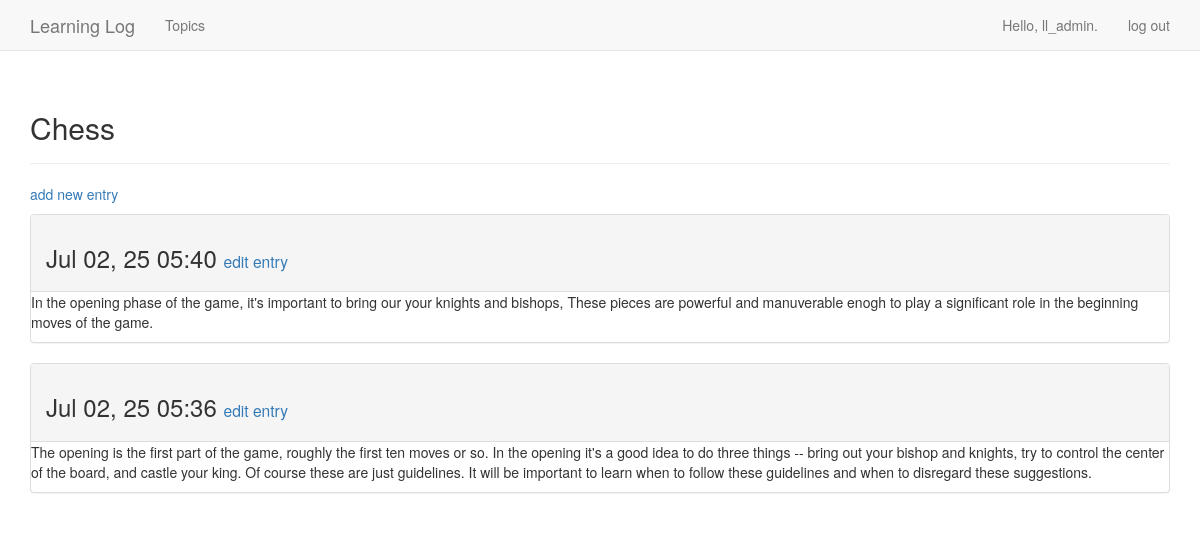
The page /topics/1/ (signed in) on the database its author committed.
### learning_logs/models.py (models this page shows, shortened)
class Topic(models.Model):
    text = models.CharField(max_length=200)
    date_added = models.DateTimeField(auto_now_add=True)
    owner = models.ForeignKey(User, on_delete=models.CASCADE)
    def __str__(self):
        return self.text

class Entry(models.Model):
    topic = models.ForeignKey(Topic, on_delete=models.CASCADE)
    text = models.TextField()
    date_added  = models.DateTimeField(auto_now_add=True)
    class Meta:
        verbose_name_plural = 'entries'

### learning_logs/views.py (the view)
# urls.py: path('topics/<int:topic_id>/', views.topic, name='topic'),
@login_required
def topic(request, topic_id):
    topic = Topic.objects.get(id=topic_id)
    if topic.owner != request.user:
        raise Http404
    entries = topic.entry_set.order_by('-date_added')
    context = {'topic':topic, 'entries':entries}
    return render(request, 'learning_logs/topic.html', context)

### learning_logs/templates/learning_logs/topic.html
{% extends 'learning_logs/base.html' %}
{% block header %}
    <h2>{{ topic }}</h2>
{% endblock header %}
{% block content %}
    <p>
        <a href="{% url 'learning_logs:new_entry' topic.id %}">add new entry</a>
    </p>
    {% for entry in entries %}
        <div class="panel panel-default">
            <div class="panel-heading">
                <h3>
                    {{entry.date_added|date:'M d, y H:i'}}
                    <small>
                         <a href="{% url 'learning_logs:edit_entry' entry.id %}">edit entry</a>
                    </small>
                </h3>
            </div>
            <div class="panle-heading">
                {{entry.text|linebreaks}}
            </div>
        </div>
    {% empty %}
        There are no entries for this topic yet.
    {% endfor %}
{% endblock content %}

### learning_logs/templates/learning_logs/base.html (shortened to what this page needs)
{% load bootstrap3 %}
<!DOCTYPE html>
<html lang="en">
    <head>
        {% bootstrap_css %}
    </head>
    <body>
    <nav class="navbar navbar-default navbar-static-top">
        <div class="container">
            <div class="nabvar-header">
                <a class="navbar-brand" href="{% url 'learning_logs:index' %}">Learning Log</a>
            </div>
            <div id="navbar" class="navbar-collapse collapse">
                <ul class="nav navbar-nav">
                    <li><a href="{% url 'learning_logs:topics' %}">Topics</a></li>
                </ul>
                <ul  class="nav navbar-nav navbar-right">
                    {% if user.is_authenticated %}
                        <li><a>Hello, {{user.username }}.</a></li>
                        <li><a href="{% url  'users:logout_view' %}">log out</a></li>
                    {% else %}
                        <li><a href="{% url 'users:register' %}">register</a></li>
                        <li><a href="{% url 'users:login' %}">log in</a></li>
                    {% endif %}
                </ul>
            </div>
        </div>
    </nav>
    <div class="container">
            <div class="page-header">
                {% block header %}{% endblock header %}
            </div>
            <div>
                {% block content %}{% endblock content %}
            </div>
        </div>
    </body>
</html>

### rows shown on the page
Topic: text "Chess"
Entry: date_added "Jul 02, 25 05:40", text "In the opening phase of the game, it's important to bring our your knights and bishops, These pieces are powerful and manuverable enogh to play a significant role in the beginning moves of the game."
Entry: date_added "Jul 02, 25 05:36", text "The opening is the first part of the game, roughly the first ten moves or so. In the opening it's a good idea to do three things -- bring out your bishop and knights, try to control the center of the board, and castle your king. Of course these are just guidelines. It will be important to learn when to follow these guidelines and when to disregard these suggestions."

### other values the page prints
{{ user.username }} "ll_admin"
